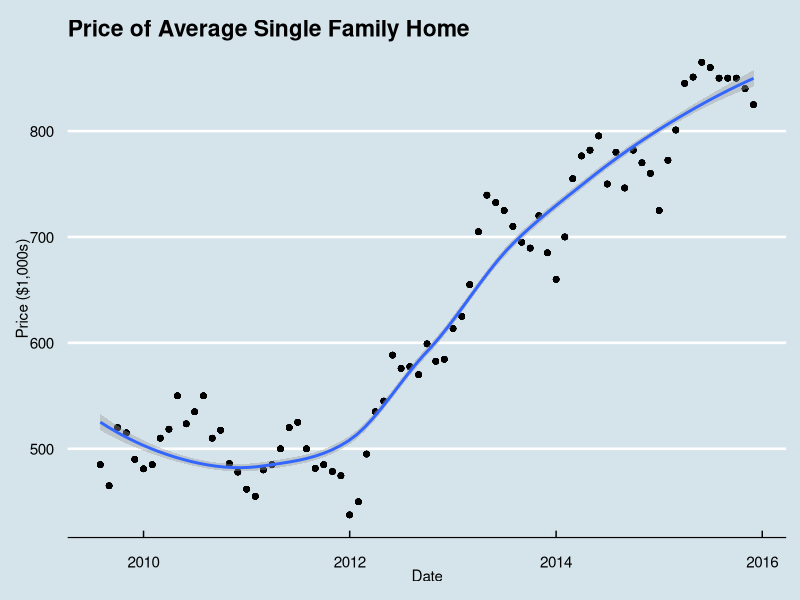
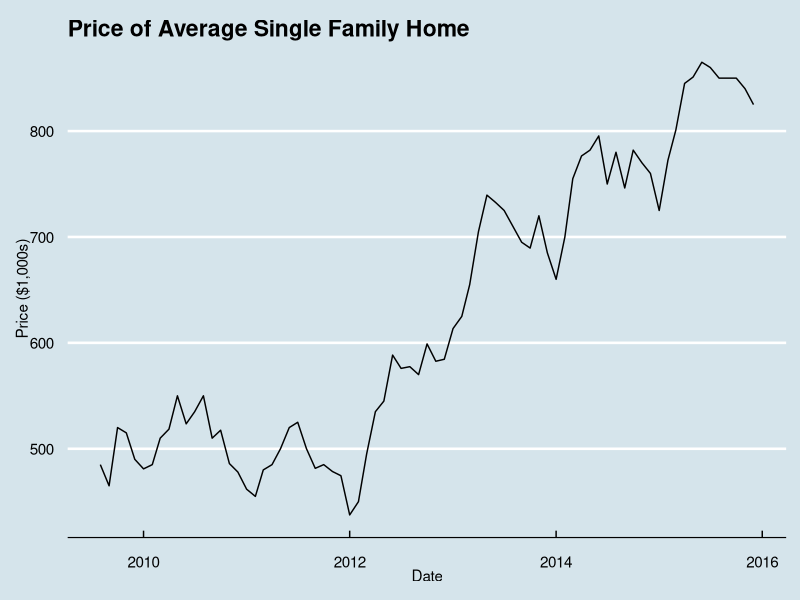
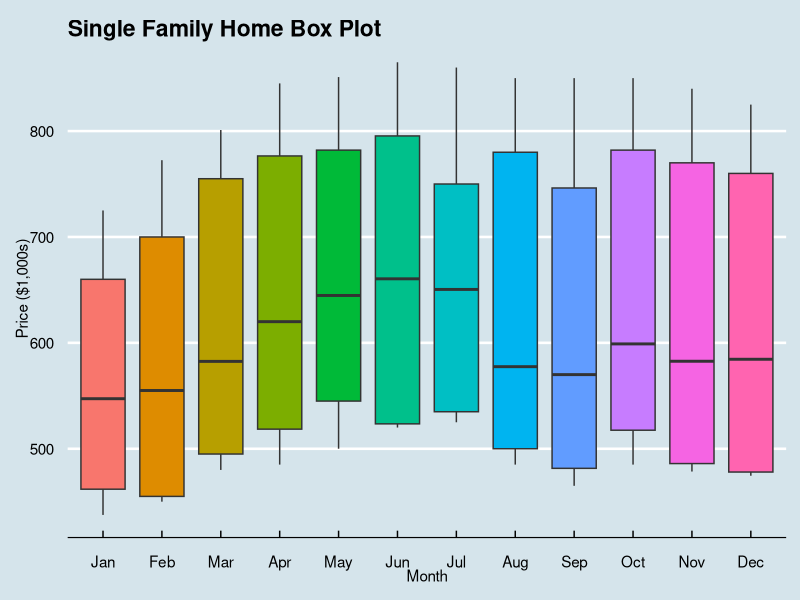
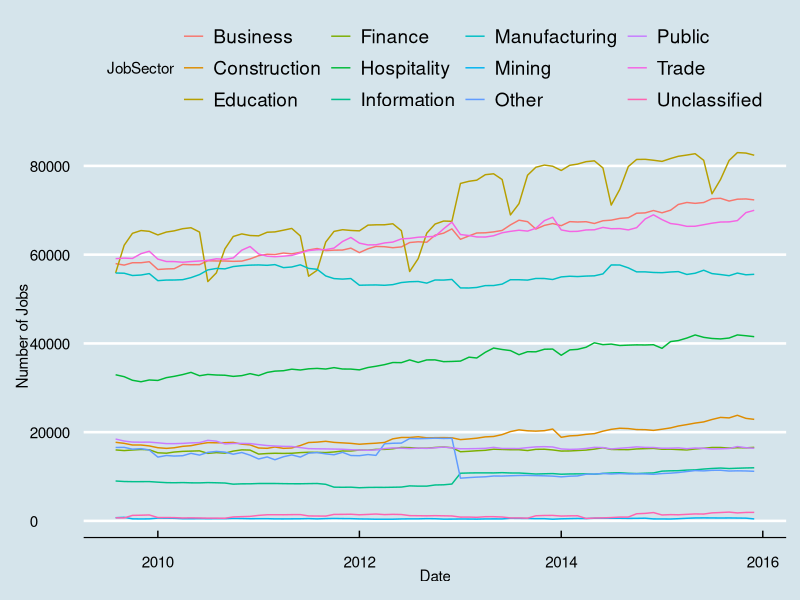
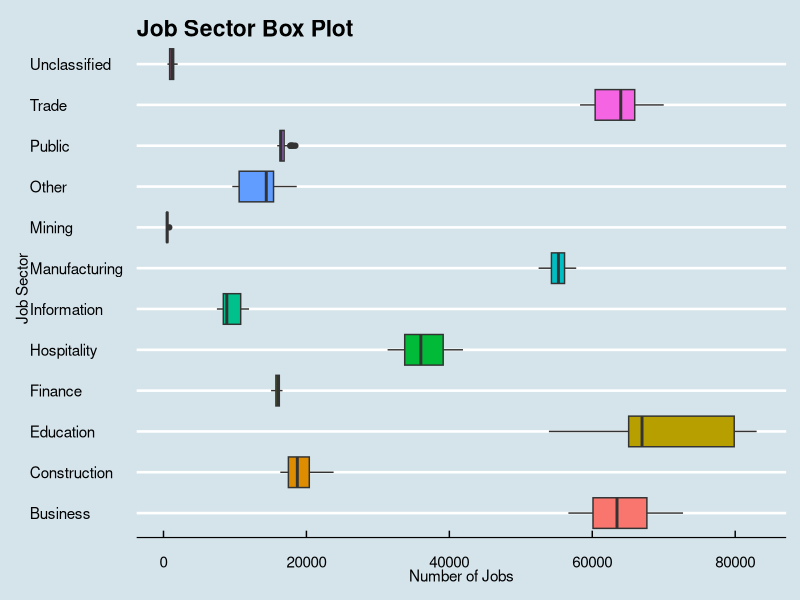
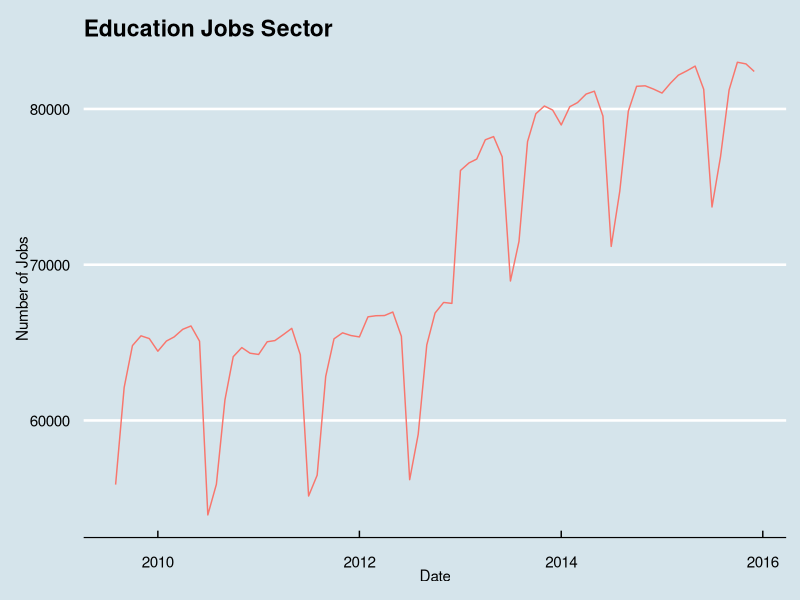
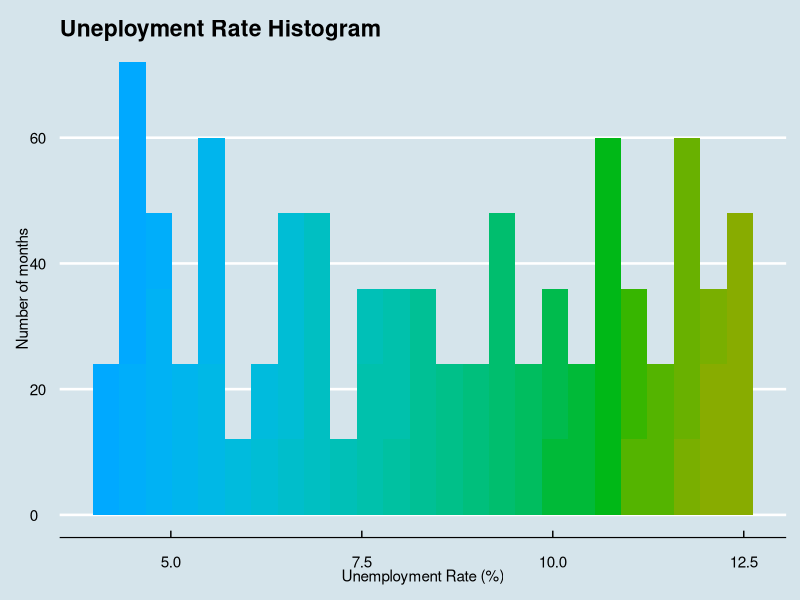
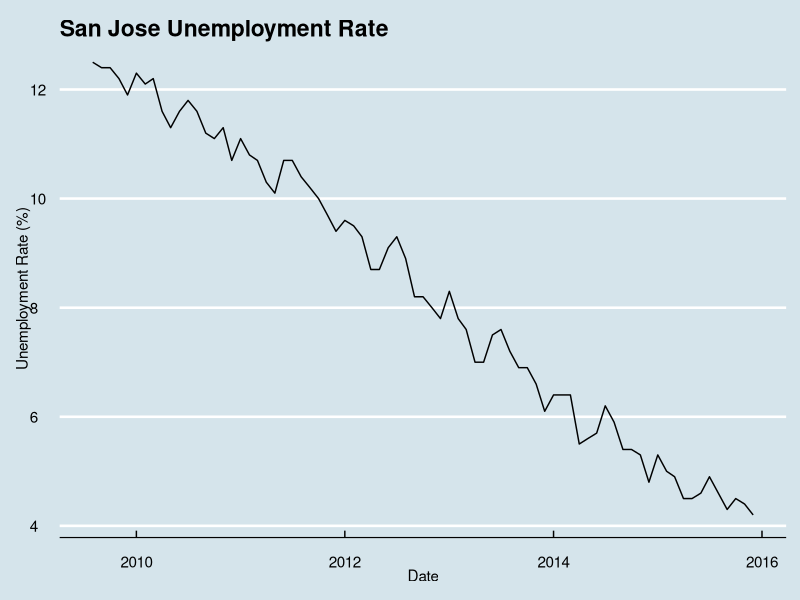

Here is the R script that generated these plots, in order:
## ---- chunk 1
knitr::opts_chunk$set(echo = TRUE)
## ---- chunk 2
# Load Data and Libraries

library(dplyr)
library(tidyr)
library(reshape2)
library(plyr)
jobs_by_sector  <- read.csv("Data/jobs_by_sector.csv")
home_prices     <- read.csv("Data/home_prices.csv")
total_jobs      <- read.csv("Data/total_jobs.csv")
unemployment    <- read.csv("Data/unemployment.csv")
apt_rents       <- read.csv("Data/apt_rents.csv")
mortgagerates   <- read.csv("Data/mortgagerates.csv")
jobs_by_sector  <- tbl_df(jobs_by_sector)
total_jobs      <- tbl_df(total_jobs)
unemployment    <- tbl_df(unemployment)
apt_rents       <- tbl_df(apt_rents)
mortgagerates   <- tbl_df(mortgagerates)

# Bring column names (dates) into a unique column so table is in long format
jobs_by_sector <- melt(jobs_by_sector, variable.name = "Sector")

# Rename column to correct variable name
colnames(jobs_by_sector)[2] <- "Date"

# Move sector names into column names moving the table back to wide format
jobs_by_sector <- spread(jobs_by_sector, Sector, value)

# Rename column names to be short and concise
colnames(jobs_by_sector)[3] <- "Education"
colnames(jobs_by_sector)[4] <- "Finance"
colnames(jobs_by_sector)[6] <- "Hospitality"
colnames(jobs_by_sector)[8] <- "Mining"
colnames(jobs_by_sector)[9] <- "Other"
colnames(jobs_by_sector)[10] <- "Business"
colnames(jobs_by_sector)[11] <- "Public"
colnames(jobs_by_sector)[12] <- "Trade"

# Changing dates from string to date format. as.Date returns NA for "Sept" 
# abbreviation so first we'll change that to "Sep"
jobs_by_sector$Date <- gsub("Sept", "Sep", jobs_by_sector$Date)
# Adding a day
jobs_by_sector$Date <- paste0("01.", jobs_by_sector$Date)
# Format date 
jobs_by_sector$Date <- as.Date(jobs_by_sector$Date, format = "%d.%b.%Y", "%b/%d/%Y")

# Setup column names for gather function to put back into long format
jobs_by_sector <- jobs_by_sector %>% 
  gather(Construction, Education, Finance, Information, Hospitality, 
         Manufacturing, Mining, Other, Business, Public, Trade, Unclassified, 
         key = "JobSector", value = "NumJobs")

head(jobs_by_sector)

# Setting up dates "Sept" replaced with "Sep"
home_prices$Date <- gsub("Sept", "Sep", home_prices$Date)

# Adding a day then format to date
home_prices$Date <- home_prices$Date %>% 
    paste("01", sep = " ") %>% 
    as.Date(format = "%b %Y %d", "%b/%d/%Y")

# Same steps for total_jobs df
total_jobs$Date <- gsub("Sept", "Sep", total_jobs$Date)
total_jobs$Date <- total_jobs$Date %>%
    paste("01", sep = " ") %>% 
    as.Date(format = "%b %Y %d", "%b/%d/%Y")

# Again for unemployment df
unemployment$Date <- gsub("Sept", "Sep", unemployment$Date)
unemployment$Date <- unemployment$Date %>%
    paste("01", sep = " ") %>%
    as.Date(format = "%b %Y %d", "%b/%d/%Y")

# Slightly different strategy for apt_rents df. Dates are in integer format. 
# First I added the day then converted to date format.
apt_rents$Date <- paste0("01/", apt_rents$Date)
apt_rents$Date <- apt_rents$Date %>% 
    as.Date(format = "%d/%m/%Y", "%b/%d/%Y")

# Cleaninging up mortgage rates with more consies variable names then date format
colnames(mortgagerates)[1] <- "Date"
colnames(mortgagerates)[2] <- "Rates"
mortgagerates$Date <- mortgagerates$Date %>% 
    as.Date(format = "%Y-%m-%d", "%b/%d/%Y")

# Combine all data frames by date nd arranging in desending order
clean_df <- join_all(list(jobs_by_sector,apt_rents,home_prices,total_jobs,
                          unemployment, mortgagerates), by="Date", type="left")
clean_df <- arrange(clean_df, desc(Date))

# Cleaning up some formating to convert data types to numeric by removing dollar 
# signs and commas
clean_df$Condo.Townhome <- gsub("\\$|,", "", clean_df$Condo.Townhome)
clean_df$Single.Family.Home <- gsub("\\$|,", "", clean_df$Single.Family.Home)
clean_df$X2.bedroom <- gsub("*,", "", clean_df$X2.bedroom)
clean_df$X1.Bedroom <- gsub("*,", "", clean_df$X1.Bedroom)
clean_df$Average <- gsub("*,", "", clean_df$Average)

# Converting integers to numeric across variables
clean_df[3:9] <- lapply(clean_df[3:9], as.numeric)

# Converting job secotrs from characters to factors
clean_df$JobSector <- as.factor(clean_df$JobSector)

# Renaming variables with more descrptive concise names
colnames(clean_df)[4] <- "AvgAptRent"
colnames(clean_df)[5] <- "Avg1bdAptRent"
colnames(clean_df)[6] <- "Avg2bdAptRent"
colnames(clean_df)[7] <- "AvgPriceHome"
colnames(clean_df)[8] <- "AvgPriceCondo"
colnames(clean_df)[9] <- "TotalJobs"
colnames(clean_df)[10] <- "URateSJ"
colnames(clean_df)[11] <- "URateSJMetro"

# removing missing data
clean_df <- na.omit(clean_df)

# adding a month variable for exploritory analyis
month_prices <- c('Jan', 'Feb', 'Mar', 'Apr', 'May', 'Jun', 'Jul', 'Aug', 'Sep', 'Oct', 'Nov', 'Dec')
clean_df$Month <- factor(format(clean_df$Date, "%b"), levels = month_prices)

# Create final new csv file
write.csv(clean_df, file = "Data/clean_df.csv")

# Summary of the final data frame
str(clean_df)
## ---- chunk 3
library(ggplot2)
library(ggthemes)
library(tidyr)
library(dplyr)
## ---- chunk 4
# Looking at correlations 
cor(clean_df[3:12], use="complete.obs")
## ---- chunk 5
# Time series of avergae home prices
ggplot(clean_df, aes(Date, AvgPriceHome/1000)) + geom_point() + geom_smooth() + labs(title = "Price of Average Single Family Home", y = "Price ($1,000s)") + theme_economist()
## ---- chunk 6
# Time series of average home prices line, drop off at the end of each year. Best time to buy a home?
ggplot(clean_df, aes(Date, AvgPriceHome/1000)) + geom_line() + labs(title = "Price of Average Single Family Home", y = "Price ($1,000s)") + theme_economist()
## ---- chunk 7
ggplot(clean_df, aes(Month, AvgPriceHome/1000, group=Month, fill=Month)) + geom_boxplot() + theme_economist() + theme(legend.position="none") + labs(title = "Single Family Home Box Plot", y = "Price ($1,000s)")
## ---- chunk 8
# Time series of jobs by sector 2008-2016
ggplot(clean_df, aes(Date, NumJobs, col = JobSector)) + geom_line() + labs(y = "Number of Jobs") + theme_economist()
## ---- chunk 9
# Box plot of jobs by sector
ggplot(data=clean_df, aes(x=JobSector, y=NumJobs, group=JobSector, fill=JobSector)) + geom_boxplot() + coord_flip() + guides(fill=FALSE) + theme_economist() + labs(x = "Job Sector", y = "Number of Jobs", title = "Job Sector Box Plot")
## ---- chunk 10
# Time series of Education sector jobs with visable seasonality
ggplot(subset(clean_df, JobSector=="Education")) + geom_line(aes(Date, NumJobs, col = JobSector)) + theme_economist() + labs(title = "Education Jobs Sector", y = "Number of Jobs") + theme(legend.position="none")
## ---- chunk 11
# Histogram of San Jose unemployment rate
ggplot(clean_df, aes(URateSJ, fill = cut(URateSJ, 25))) + geom_histogram(show.legend = FALSE, bins = 25) + scale_fill_discrete(h = c(240, 100)) + theme_economist() + labs(x = "Unemployment Rate (%)", y = "Number of months", title = "Uneployment Rate Histogram")
## ---- chunk 12
ggplot(clean_df, aes(Date, URateSJ)) + geom_line() + theme_economist() + labs(title = "San Jose Unemployment Rate", y = "Unemployment Rate (%)")
## ---- chunk 13
# Time series of average 30-year mortage rates 
ggplot(clean_df, aes(Date, Rates)) + geom_point() + geom_smooth() + theme_economist() + labs(y = "Average 30-year Mortgage Rate (%)")
